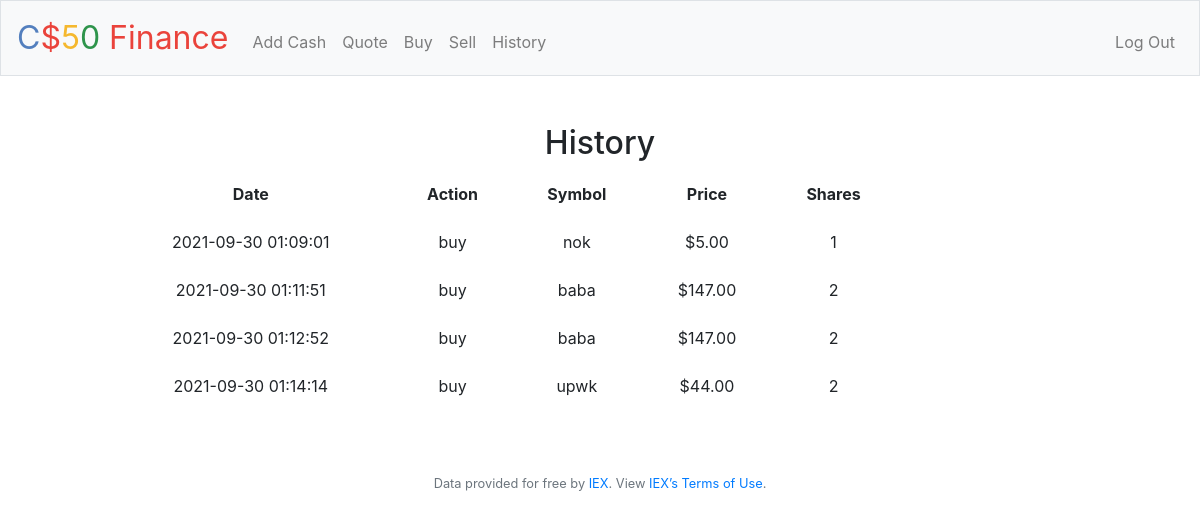
Page /history (signed in) on the earlier database version.
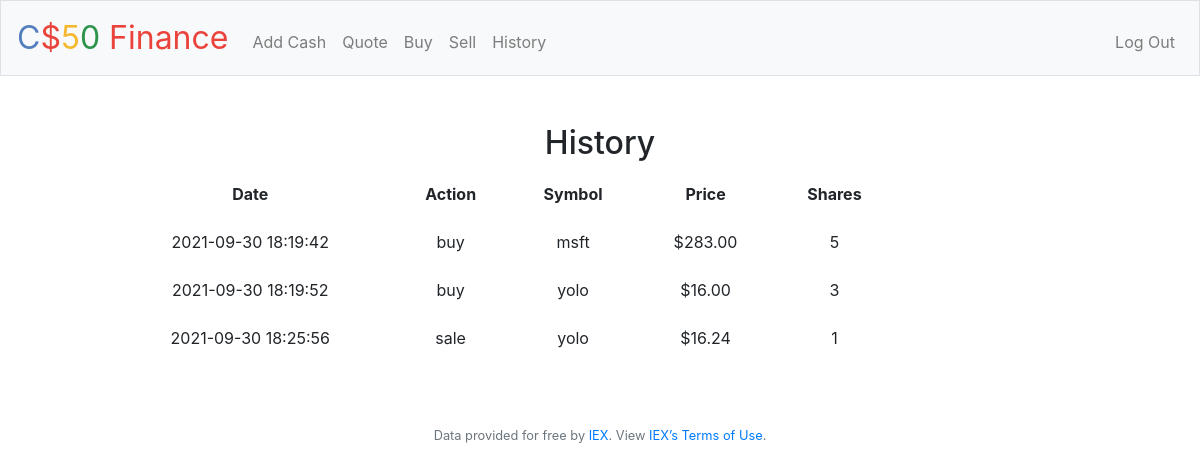
Same page on the later database version.
### tables this page shows
CREATE TABLE 'history' ('id' integer PRIMARY KEY AUTOINCREMENT NOT NULL, 'user_id' integer NOT NULL, 'datetime' datetime NOT NULL DEFAULT CURRENT_TIMESTAMP, 'action' varchar(4) NOT NULL,'stock_id' integer NOT NULL, 'price' integer NOT NULL, 'shares'  INTEGER NOT NULL  );

CREATE TABLE 'stocks' ('id' integer PRIMARY KEY AUTOINCREMENT NOT NULL, 'symbol' varchar(5) NOT NULL, 'name' varchar(100) NOT NULL);

### application.py (the view)
@app.route("/history")
@login_required
def history():
    history = db.execute("SELECT datetime, action, symbol, price, shares FROM history JOIN stocks ON stocks.id = history.stock_id WHERE user_id = ?", session["user_id"])
    return render_template("history.html", history = history)

### application.py (called while the page is built)
@app.after_request
def after_request(response):
    response.headers["Cache-Control"] = "no-cache, no-store, must-revalidate"
    response.headers["Expires"] = 0
    response.headers["Pragma"] = "no-cache"
    return response

### helpers.py (called while the page is built)
def login_required(f):
    @wraps(f)
    def decorated_function(*args, **kwargs):
        if session.get("user_id") is None:
            return redirect("/login")
        return f(*args, **kwargs)
    return decorated_function

def usd(value):
    return f"${value:,.2f}"

### templates/history.html (shortened to what this page needs)
{% extends "layout.html" %}
{% block main %}
   <body>
        <div class="quote-table">
            <h2>History</h2>
            <table>
                <thead>
                    <tr>
                        <th>Date</th>
                        <th>Action</th>
                        <th>Symbol</th>
                        <th>Price</th>
                        <th>Shares</th>
                    </tr>
                </thead>
                <tbody>
                    {% for row in history %}
                        <tr>
                            <td>{{  row.datetime  }}</td>
                            <td>{{  row.action  }}</td>
                            <td>{{  row.symbol  }}</td>
                            <td>{{  row.price | usd  }}</td>
                            <td>{{  row.shares  }}</td>
                        </tr>
                    {% endfor %}
                </tbody>
            </table>
        </div>
    </body>
{% endblock %}

### templates/layout.html (shortened to what this page needs)
<!DOCTYPE html>
<html lang="en">
    <head>
        <link rel="stylesheet" href="https://cdn.jsdelivr.net/npm/bootstrap@4.5.3/dist/css/bootstrap.min.css">
        <link href="/static/styles.css" rel="stylesheet">
    </head>
    <body>
        <nav class="navbar navbar-expand-md navbar-light bg-light border">
            <a class="navbar-brand" href="/"><span class="blue">C</span><span class="red">$</span><span class="yellow">5</span><span class="green">0</span> <span class="red">Finance</span></a>
            <div class="collapse navbar-collapse" id="navbar">
                {% if session.user_id %}
                    <ul class="navbar-nav mr-auto mt-2">
                        <li class="nav-item"><a class="nav-link" href="/add">Add Cash</a></li>
                        <li class="nav-item"><a class="nav-link" href="/quote">Quote</a></li>
                        <li class="nav-item"><a class="nav-link" href="/buy">Buy</a></li>
                        <li class="nav-item"><a class="nav-link" href="/sell">Sell</a></li>
                        <li class="nav-item"><a class="nav-link" href="/history">History</a></li>
                    </ul>
                    <ul class="navbar-nav ml-auto mt-2">
                        <li class="nav-item"><a class="nav-link" href="/logout">Log Out</a></li>
                    </ul>
                {% else %}
                    <ul class="navbar-nav ml-auto mt-2">
                        <li class="nav-item"><a class="nav-link" href="/register">Register</a></li>
                        <li class="nav-item"><a class="nav-link" href="/login">Log In</a></li>
                    </ul>
                {% endif %}
            </div>
        </nav>
        <main class="container p-5">
            {% block main %}{% endblock %}
        </main>
        <footer class="small text-center text-muted">
            Data provided for free by <a href="https://iextrading.com/developer">IEX</a>. View <a href="https://iextrading.com/api-exhibit-a/">IEX’s Terms of Use</a>.
        </footer>
    </body>
</html>

### static/styles.css (style rules this page uses)
nav .navbar-brand { font-size: xx-large; }
nav .navbar-brand .blue { color: #537fbe; }
nav .navbar-brand .red { color: #ea433b; }
nav .navbar-brand .yellow { color: #f5b82e; }
nav .navbar-brand .green { color: #2e944b; }
main { overflow-x: auto; text-align: center; }
.container { margin-left: auto; margin-right: auto; padding-left: 15px; padding-right: 15px; text-align: center; width: 90%; }
table { margin-bottom: 1rem; width: 80%; }
table th, table td { padding: 0.75rem; vertical-align: middle; }

Differences in the rows shown:
removed history: datetime "2021-09-30 01:09:01", action "buy", symbol "nok", price "$5.00", shares "1"
removed history: datetime "2021-09-30 01:11:51", action "buy", symbol "baba", price "$147.00", shares "2"
removed history: datetime "2021-09-30 01:12:52", action "buy", symbol "baba", price "$147.00", shares "2"
removed history: datetime "2021-09-30 01:14:14", action "buy", symbol "upwk", price "$44.00", shares "2"
added history: datetime "2021-09-30 18:19:42", action "buy", symbol "msft", price "$283.00", shares "5"
added history: datetime "2021-09-30 18:19:52", action "buy", symbol "yolo", price "$16.00", shares "3"
added history: datetime "2021-09-30 18:25:56", action "sale", symbol "yolo", price "$16.24", shares "1"
